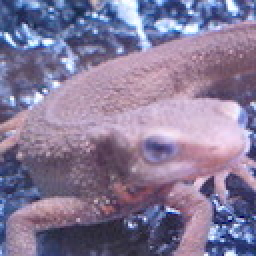
#> input picture imori.jpg, 128 x 128 px (shown 2 times larger)
$ python answer_94.py
#> lines starting #> are read from the running program, lines starting #| are printed output that depends on the picture; after the words box and inside, x2 and y2 are one past the last pixel; in counts of white or black regions, pixels touching at a corner belong together
#> further down, img is the input picture: shape (128, 128, 3); mean B, G, R 152.8, 121.8, 134.1
import cv2
import numpy as np

np.random.seed(0)

# get IoU overlap ratio
def iou(a, b):
	# get area of a
    area_a = (a[2] - a[0]) * (a[3] - a[1])
	# get area of b
    area_b = (b[2] - b[0]) * (b[3] - b[1])

	# get left top x of IoU
    iou_x1 = np.maximum(a[0], b[0])
	# get left top y of IoU
    iou_y1 = np.maximum(a[1], b[1])
	# get right bottom of IoU
    iou_x2 = np.minimum(a[2], b[2])
	# get right bottom of IoU
    iou_y2 = np.minimum(a[3], b[3])

	# get width of IoU
    iou_w = iou_x2 - iou_x1
	# get height of IoU
    iou_h = iou_y2 - iou_y1

	# get area of IoU
    area_iou = iou_w * iou_h
	# get overlap ratio between IoU and all area
    iou = area_iou / (area_a + area_b - area_iou)

    return iou


# crop and create database
def crop_bbox(img, gt, Crop_N=200, L=60, th=0.5):
    # get shape
#> called with gt = array of shape (4,), Crop_N = 200, L = 60, th = 0.5
    H, W, C = img.shape
#> H = 128; W = 128; C = 3

    # each crop
    for i in range(Crop_N):
        # get left top x of crop bounding box
        x1 = np.random.randint(W - L)
        # get left top y of crop bounding box
        y1 = np.random.randint(H - L)
        # get right bottom x of crop bounding box
        x2 = x1 + L
        # get right bottom y of crop bounding box
        y2 = y1 + L

        # crop bounding box
        crop = np.array((x1, y1, x2, y2))

        # get IoU between crop box and gt
        _iou = iou(gt, crop)

        # assign label
        if _iou >= th:
            cv2.rectangle(img, (x1, y1), (x2, y2), (0,0,255), 1)
            label = 1
        else:
            cv2.rectangle(img, (x1, y1), (x2, y2), (255,0,0), 1)
            label = 0
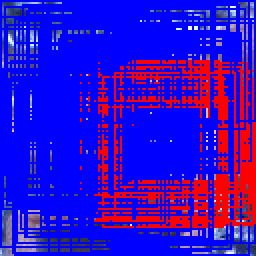
#> img: shape (128, 128, 3) (shown 2 times larger); mean B, G, R 203.7, 10.9, 51.2

    return img

# read image
img = cv2.imread("imori.jpg")

# gt bounding box
gt = np.array((47, 41, 129, 103), dtype=np.float32)

# get crop bounding box
img = crop_bbox(img, gt)

# draw gt
cv2.rectangle(img, (gt[0], gt[1]), (gt[2], gt[3]), (0,255,0), 1)
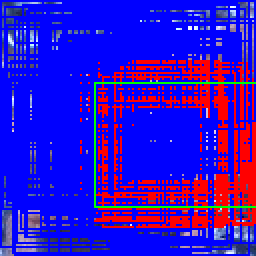
#> img: shape (128, 128, 3) (shown 2 times larger); 1.36% of pixels changed, all inside (x1, y1, x2, y2) = (47, 41, 128, 104)

cv2.imwrite("out.jpg", img)
cv2.imshow("result", img)
cv2.waitKey(0)

$ run again, with thorino.jpg copied over imori.jpg
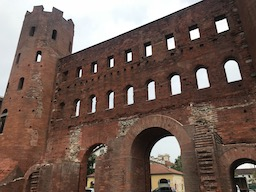
#> input picture thorino.jpg, 256 x 192 px
#> img is the input picture: shape (192, 256, 3); mean B, G, R 85.6, 94.3, 114.5
#> after the loop in crop_bbox, `for i in range(Crop_N):`:
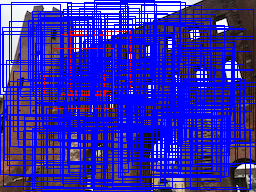
#> img: shape (192, 256, 3); mean B, G, R 184.2, 39.7, 50.5
#> `cv2.rectangle(img, (gt[0], gt[1]), (gt[2], gt[3]), (0,255,0), 1)`:
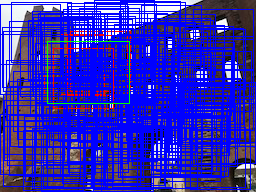
#> img: shape (192, 256, 3); 0.59% of pixels changed, all inside (x1, y1, x2, y2) = (47, 41, 130, 104)
